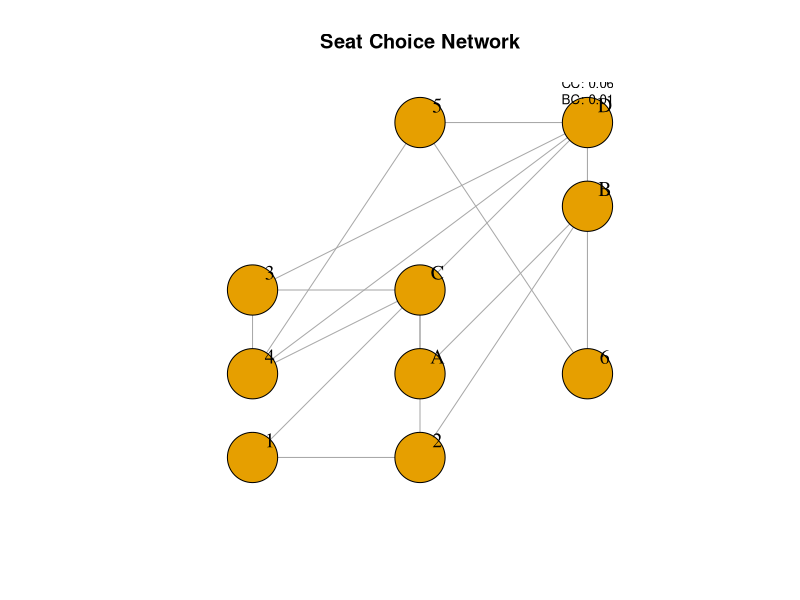

Write R code to recreate this figure.
## ---- chunk 1
knitr::opts_chunk$set(echo = TRUE)
## ---- chunk 2
library(igraph)
## ---- chunk 3
# Create a graph based on seat adjacency
edges <- data.frame(
  from = c('1', '1', '2', '2', '3', '3', '3', '4', '4', '4', '5', '5', '6', '6', 'A', 'A', 'B', 'C'),
  to = c('2', 'C', 'B', 'C', '4', 'C', 'D', '5', 'C', 'D', '6', 'D', 'B', 'D', 'B', 'C', 'D', 'D')
)
G <- graph_from_data_frame(edges, directed = FALSE)

# Calculate centrality measures for each seat choice
seat_choices <- c('A', 'B', 'C', 'D')
centrality_measures <- list()

for (seat in seat_choices) {
  # Degree centrality
  degree_centrality <- degree(G, v = seat) / (vcount(G) - 1)
  
  # Closeness centrality
  closeness_centrality <- closeness(G, vids = seat)
  
  # Betweenness centrality
  betweenness_centrality <- betweenness(G)[seat] / ((vcount(G) - 1) * (vcount(G) - 2) / 2)
  
  centrality_measures[[seat]] <- list(
    Degree_Centrality = degree_centrality,
    Closeness_Centrality = closeness_centrality,
    Betweenness_Centrality = betweenness_centrality
  )
}

# Print centrality measures for each seat choice
for (seat in seat_choices) {
  cat(paste0("Seat ", seat, ":\n"))
  for (measure in names(centrality_measures[[seat]])) {
    cat(paste0("  ", measure, ": ", round(centrality_measures[[seat]][[measure]], 3), "\n"))
  }
  cat("\n")
}
## ---- chunk 4
# Create a layout for the graph
layout <- matrix(c(0, 0, 1, 0, 2, 1, 1, 1, 0, 1, 0, 2, 1, 2, 2, 3, 1, 4, 2, 4), ncol = 2, byrow = TRUE)
layout <- layout[c(1, 2, 6, 5, 9, 3, 4, 8, 7, 10), ]
rownames(layout) <- V(G)$name

# Plot the graph
plot(G, layout = layout, vertex.size = 30, vertex.label.cex = 1.2, vertex.label.color = "black", 
     vertex.label.dist = 2, edge.arrow.size = 0.5, main = "Seat Choice Network")

# Add centrality values as labels
for (seat in seat_choices) {
  text(layout[seat, 1], layout[seat, 2] + 0.05, 
       labels = paste0("DC: ", round(centrality_measures[[seat]]$Degree_Centrality, 2), "\nCC: ", round(centrality_measures[[seat]]$Closeness_Centrality, 2), "\nBC: ", round(centrality_measures[[seat]]$Betweenness_Centrality, 2)),
       cex = 0.8, pos = 3)
}
